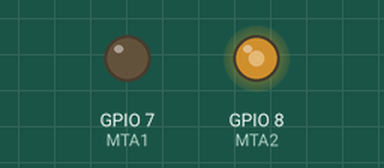
A sketch run on a simulated ESP32-S3. Shown: output pins drawn as LEDs (lit = HIGH).

Above: at 0.5 s.
At 2.28 s:
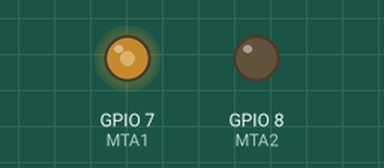
At 4.34 s:
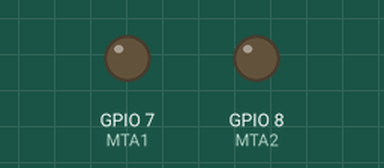
Timing chart, 0 to 4.5 s (numbered marks = the images above):
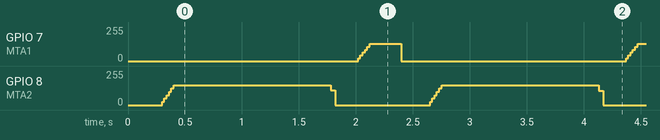

The sketch:

square.ino
```cpp
// MiniTurtleBot: forward, right 90°, forward
// Board: Arduino Nano ESP32 (ESP32-S3)

#include <Arduino.h>

// ---------- MOTOR DRIVER PINS (match MotorEncoder_code.ino) ----------
#define MTA1 A6
#define MTA2 A7
#define MTB1 D8
#define MTB2 D9

// ---------- PWM CONFIG ----------
const int pwmFreq = 500;           // Hz
const int pwmResolution = 10;      // bits (0..1023)
const int pwmA1_Ch = 0;
const int pwmA2_Ch = 1;
const int pwmB1_Ch = 2;
const int pwmB2_Ch = 3;

// ---------- Motion Parameters ----------
// Per-wheel forward power for straight segments (tune individually)
const int FORWARD_POWER_A = 500;   // RIGHT Motor forward power (straight)
const int FORWARD_POWER_B = 600;   // LEFT Motor forward power (straight)
// Per-wheel turn power for right turns (A forward, B backward)
const int TURN_POWER_A = 500;      // Motor A power during right turn (forward)
const int TURN_POWER_B = 520;      // Motor B power during right turn (reverse)
const int BURST_MS = 1350;          // forward burst duration
const int TURN_RIGHT_MS = 260;     // approx 90° (tune)
const int STOP_MS = 250;           // stop between actions

// ---------- Motor Helpers ----------
void setMotorA(int pwm) {
	pwm = constrain(pwm, -1023, 1023);
	if (pwm >= 0) {
		ledcWrite(pwmA1_Ch, pwm);
		ledcWrite(pwmA2_Ch, 0);
	} else {
		ledcWrite(pwmA1_Ch, 0);
		ledcWrite(pwmA2_Ch, -pwm);
	}
}

void setMotorB(int pwm) {
	pwm = constrain(pwm, -1023, 1023);
	if (pwm >= 0) {
		ledcWrite(pwmB1_Ch, 0);
		ledcWrite(pwmB2_Ch, pwm);
	} else {
		ledcWrite(pwmB1_Ch, -pwm);
		ledcWrite(pwmB2_Ch, 0);
	}
}

void stopMotors() {
	setMotorA(0);
	setMotorB(0);
}

// Optional: simple ramp to reduce jerk
void rampMotors(int targetA, int targetB, int steps = 6, int stepDelay = 20) {
	int a = 0, b = 0;
	for (int i = 1; i <= steps; i++) {
		a = (targetA * i) / steps;
		b = (targetB * i) / steps;
		setMotorA(a);
		setMotorB(b);
		delay(stepDelay);
	}
}

// ---------- Setup ----------
void setup() {
	// PWM init
	ledcSetup(pwmA1_Ch, pwmFreq, pwmResolution);
	ledcSetup(pwmA2_Ch, pwmFreq, pwmResolution);
	ledcSetup(pwmB1_Ch, pwmFreq, pwmResolution);
	ledcSetup(pwmB2_Ch, pwmFreq, pwmResolution);
	ledcAttachPin(MTA1, pwmA1_Ch);
	ledcAttachPin(MTA2, pwmA2_Ch);
	ledcAttachPin(MTB1, pwmB1_Ch);
	ledcAttachPin(MTB2, pwmB2_Ch);

	stopMotors();
	delay(300);
}

// ---------- State Machine ----------
enum MoveState { START, FWD, PAUSE_AFTER_FWD, TURN_RIGHT, PAUSE_AFTER_TURN, DONE };
MoveState state = START;
unsigned long t0 = 0;
int sidesRemaining = 4;  // repeat forward + right turn 4 times to make a square

void loop() {
	switch (state) {
		case START:
			// Begin a new side: forward burst
			if (sidesRemaining <= 0) {
				state = DONE;
				break;
			}
			rampMotors(FORWARD_POWER_A, FORWARD_POWER_B);
			t0 = millis();
			state = FWD;
			break;

		case FWD:
			setMotorA(FORWARD_POWER_A);
			setMotorB(FORWARD_POWER_B);
			if (millis() - t0 >= BURST_MS) {
				stopMotors();
				t0 = millis();
				state = PAUSE_AFTER_FWD;
			}
			break;

		case PAUSE_AFTER_FWD:
			if (millis() - t0 >= STOP_MS) {
				// Right turn: A forward, B backward (per-wheel tuning)
				rampMotors(TURN_POWER_A, -TURN_POWER_B);
				t0 = millis();
				state = TURN_RIGHT;
			}
			break;

		case TURN_RIGHT:
			setMotorA(TURN_POWER_A);
			setMotorB(-TURN_POWER_B);
			if (millis() - t0 >= TURN_RIGHT_MS) {
				stopMotors();
				t0 = millis();
				state = PAUSE_AFTER_TURN;
			}
			break;

		case PAUSE_AFTER_TURN:
			if (millis() - t0 >= STOP_MS) {
				// Completed one side and a right turn; decrement and start next side
				sidesRemaining--;
				state = START;
			}
			break;

		case DONE:
			stopMotors();
			// hold here
			delay(50);
			break;
	}
}
```
